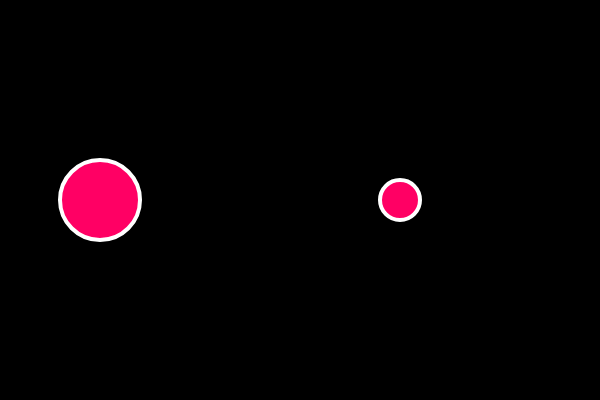
Frame 1 (no input)
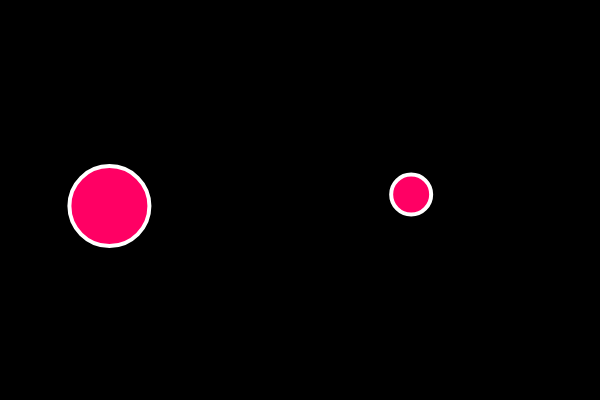
Frame 60 (no input)
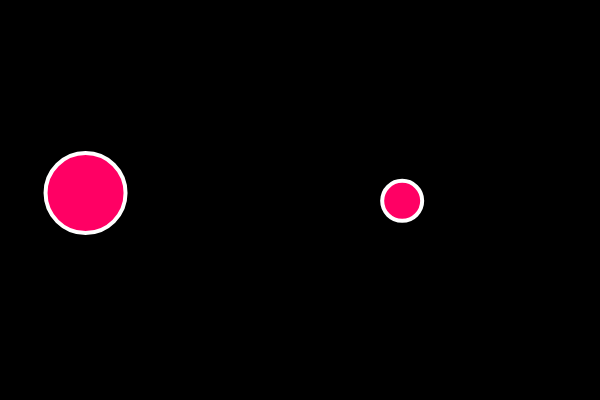
Frame 120 (the mouse pressed at the canvas centre since frame 60)

The p5.js sketch that drew these frames (run headless with seeded random() and noise() and a simulated clock; from frame 60 on, the mouse is pressed at the canvas centre):

// p5.js sketch
// ── sketch.js
let bubble1, bubble2;

function setup() {
    createCanvas(600, 400);
    bubble1 = new Bubble(100, 200, 40);
    bubble2 = new Bubble(400, 200, 20);
}

function draw() {
    background(0);
    bubble1.show();
    bubble1.move();
    bubble2.show();
    bubble2.move();
}
// ── bubble.js
class Bubble {
    constructor(tempX, tempY, tempR) {
        this.x = tempX;
        this.y = tempY;
        this.r = tempR;
    }
    show() {
        stroke(255);
        strokeWeight(4);
        fill(255, 0, 100);
        ellipse(this.x, this.y, this.r * 2);
    }
    move() {
        this.x += random(-5, 5);
        this.y += random(-5, 5);
    }
}
